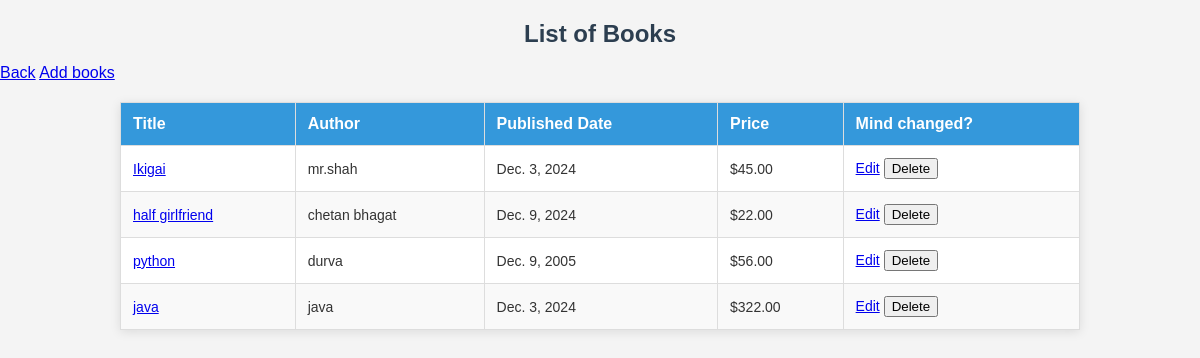
The app's page /books/ (signed in) with its own data.
### myapp/models.py (models this page shows, shortened)
class Book(models.Model):
    title = models.CharField(max_length=200)
    author = models.CharField(max_length=200)
    published_date = models.DateField()
    isbn_number = models.CharField(max_length=13)
    genre = models.CharField(max_length=100)
    price = models.DecimalField(max_digits=6, decimal_places=2)

### myapp/views.py (the view)
# urls.py: path('books/', views.book_list, name='books'),
@login_required
def book_list(request):
    books = Book.objects.all()
    return render(request, 'myapp/book_list.html', {'books': books})

### myapp/templates/myapp/book_list.html (shortened to what this page needs)
{% load static %}
<!DOCTYPE html>
<html lang="en">
<head>
    <link rel="stylesheet" type="text/css" href="{% static 'css/books.css' %}">
</head>
<body>
    <h1>List of Books</h1>
    <a href="{% url 'home' %}" class="explore-btn">Back</a>
    <a href="{% url 'add_book' %}">Add books</a>
    <table>
        <thead>
            <tr>
                <th>Title</th>
                <th>Author</th>
                <th>Published Date</th>
                <th>Price</th>
                <th>Mind changed?</th>
            </tr>
        </thead>
        <tbody>
            {% for book in books %}
                <tr>
                    <td><a href="{% url 'book_detail' book.id %}">{{ book.title }}</a></td>
                    <td>{{ book.author }}</td>
                    <td>{{ book.published_date }}</td>
                    <td>${{ book.price }}</td>
                    <td>
                        <a href="{% url 'edit_book' book.id %}">Edit</a>
                        <form action="{% url 'delete_book' book.id %}" method="post" style="display:inline;">
                            <button type="submit" onclick="return confirm('Are you sure you want to delete this book?');">Delete</button>
                        </form>
                    </td>
                </tr>
            {% endfor %}
        </tbody>
    </table>
</body>
</html>

### static/css/books.css (style rules this page uses)
body { font-family: Arial, sans-serif; background-color: #f4f4f4; margin: 0; padding: 0; color: #333; }
h1 { text-align: center; color: #2c3e50; margin-top: 20px; }
table { width: 80%; margin: 20px auto; border-collapse: collapse; background-color: #fff; box-shadow: 0 2px 10px rgba(0, 0, 0, 0.1); }
table th, table td { padding: 12px; text-align: left; border: 1px solid #ddd; }
table th { background-color: #3498db; color: white; }
table tr:nth-child(even) { background-color: #f9f9f9; }
td { font-size: 14px; }
h1 { font-size: 24px; }

### records on screen
Book: title "Ikigai", author "mr.shah", published_date "Dec. 3, 2024", price "45.00"
Book: title "half girlfriend", author "chetan bhagat", published_date "Dec. 9, 2024", price "22.00"
Book: title "python", author "durva", published_date "Dec. 9, 2005", price "56.00"
Book: title "java", author "java", published_date "Dec. 3, 2024", price "322.00"
